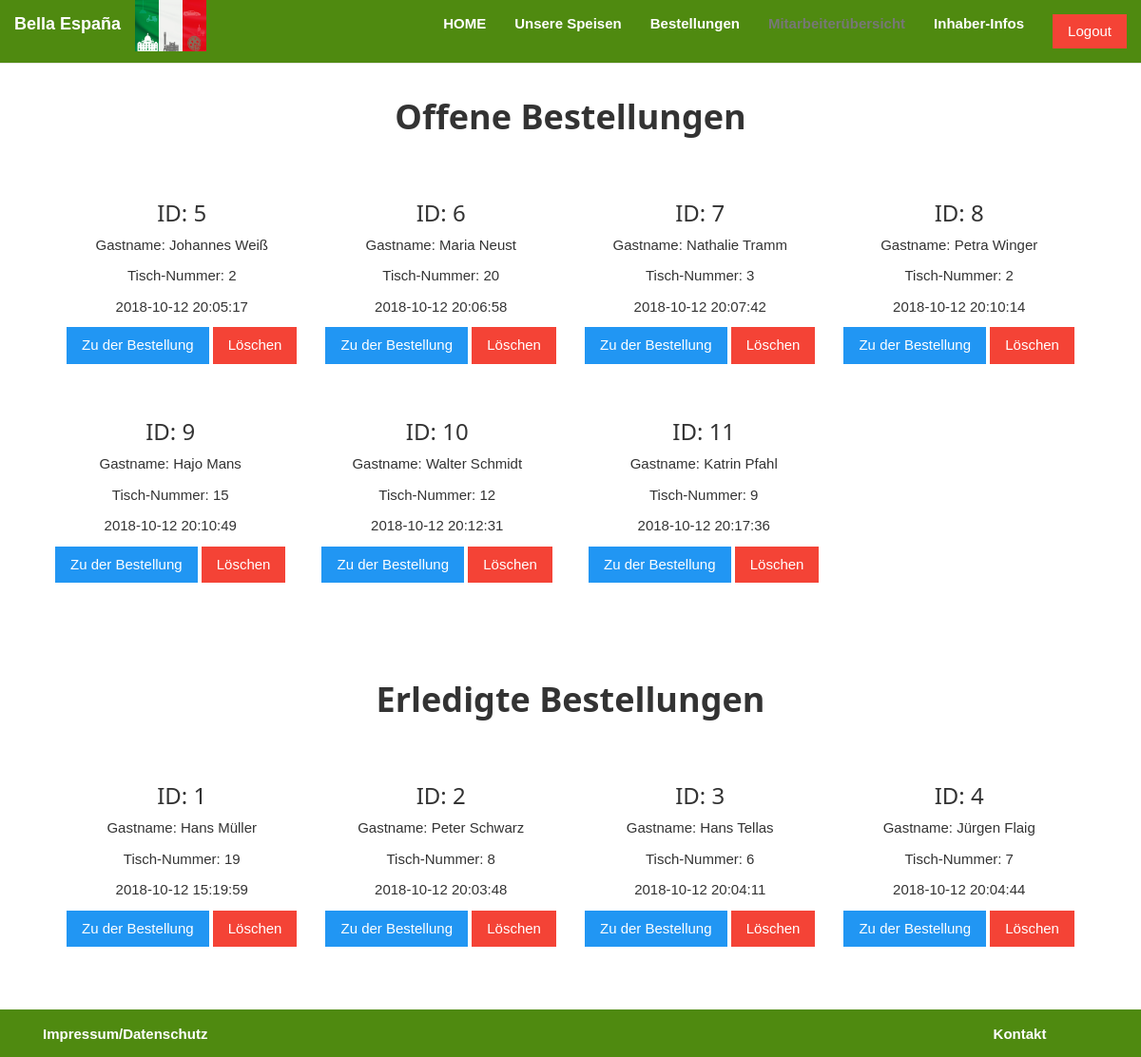
Page /src/Bestellungen.php (signed in) on the committed database.
### tables this page shows
CREATE TABLE `restaurant` (
  `restaurant_id` int(5) NOT NULL,
  `restaurant_name` varchar(100) NOT NULL
);

CREATE TABLE `bestellung` (
  `bestellung_id` int(5) NOT NULL,
  `restaurant_id` int(5) NOT NULL DEFAULT '1',
  `bestellung_datum` datetime NOT NULL,
  `bestellung_erledigt` tinyint(1) NOT NULL DEFAULT '0',
  `gast_id` int(5) NOT NULL,
  `bestellung_bewertung` int(5) DEFAULT NULL
);

CREATE TABLE `gaeste` (
  `id` int(5) NOT NULL,
  `name` varchar(100) NOT NULL,
  `tisch` int(5) NOT NULL,
  `raum_id` int(5) NOT NULL,
  `datum` datetime NOT NULL
);

### src/Bestellungen.php (the view, shortened to what this page needs)
<!DOCTYPE>
<html>
<head>
<link rel="stylesheet" href="..\css\bootstrap.min.css">
<link rel="stylesheet" href="..\css\style.css">
<link rel="stylesheet" href="..\css\w3.css">
</head>
<body id="Bestellungen" data-spy="scroll" data-target=".navbar"
	data-offset="50">
<?php
include 'Sicherheit.php';
include 'Funktionen.php';
getNavbar();
function printBestellungen($erledigt)
{
    $pdo = new PDO('mysql:host=localhost;dbname=restaurant_db;charset=utf8', 'root', '');
    $statement = $pdo->prepare("SELECT `bestellung_id`, `name`, `tisch`, `bestellung_datum`, `bestellung_erledigt` FROM `bestellung` INNER JOIN gaeste on gaeste.id = bestellung.gast_id WHERE `bestellung_erledigt` = :erledigt");
    $statement->execute(array(
        ":erledigt" => $erledigt
    ));
    $counter = 0;
    while ($bestellung = $statement->fetch()) {
        $bestellung_id = $bestellung['bestellung_id'];
        if ($counter % 4 == 0 && $counter != 0) {
            echo '</div><div class="w3-row-padding w3-padding-16 w3-center">';
        } else if ($counter % 4 == 0 && $counter == 0) {
            echo '<div class="w3-row-padding w3-padding-16 w3-center w3-margin">';
        }
        echo '<div class="w3-quarter">
                    <h3>ID: ', $bestellung['bestellung_id'], '</h3>
                    <p>Gastname: ', $bestellung['name'], '</p>
                     <p>Tisch-Nummer: ', $bestellung['tisch'], '</p>
                    <p>', $bestellung['bestellung_datum'], '</p>
                    <a href="BestellungDetails.php?bestellung_id=', $bestellung_id, '"><Button class="w3-button w3-blue">Zu der Bestellung</Button></a>
                    <Button class="w3-button w3-red" onclick="loeschen(', $bestellung_id, ')">L&ouml;schen</Button>
                    </div>';
        $counter ++;
    }
    if ($counter % 4 != 0) {
        echo '</div>';
    }
}
?>
<div id="bestellungen" class="container-fluid text-center w3-margin">
		<br> <br>
		<div class="w3-row-padding w3-padding-16 w3-center w3-margin">
			<h1>
				<b>Offene Bestellungen</b>
			</h1>
		</div>
<?php
printBestellungen(0);
?>
<div class="w3-row-padding w3-padding-16 w3-center w3-margin">
			<br> <br>
			<h1>
				<b>Erledigte Bestellungen</b>
			</h1>
		</div>
<?php
printBestellungen(1);
?>
	</div>
	<br>
	<br>
	<br>
</body>
<footer class="container-fluid md-12 text center navbar-fixed-bottom">
	<div class="col-md-2 navbar-text pull-left">
		<p>
			<a href="Impressum.php"><b>Impressum/Datenschutz</b></a>
		</p>
	</div>
	<div id="testDiv" class="col-md-7 navbar-text pull-left">
	</div>
	<div class="col-md-2 navbar-text pull-right">
		<p>
			<a href="Kontakt.php"><b>Kontakt</b></a>
		</p>
	</div>
</footer>
</html>

### src/Navbar.php (shortened to what this page needs)
<?php
function getNavbarMitarbeiter()
{
    ?>
<nav class="navbar navbar-default navbar-fixed-top">
	<div class="container-fluid">
		<div class="navbar-header">
			<a href="Startseite.php"><img alt="Logo" src="..\img\Logo.jpg"
				width="75px" height="54px"></a> <a id="restaurant-name"
				class="navbar-brand" href="Startseite.php"><b><?php echo getRestaurantName(); ?></b></a>
		</div>
		<div class="collapse navbar-collapse" id="myNavbar">
			<ul class="nav navbar-nav navbar-right white">
				<li><a id="Navbar_HomeM" href="Startseite.php"><b>HOME</b></a></li>
				<li><a id="Navbar_SpeisenM" href="Speisekarte.php"><b>Unsere Speisen</b></a></li>
				<li><a id="Navbar_BestellungenM" href="Bestellungen.php"><b>Bestellungen</b></a></li>
				<li><a id="Navbar_Mitarbeiterübersicht"
					href="Mitarbeiter&uuml;bersicht.php"><b>Mitarbeiter&uuml;bersicht</b></a></li>
				<li>
        <?php
    if ($_SESSION['mitarbeiter_benutzername'] === "russo_f") {
        echo '<li><a id="Inhaber_Infos" href="http://localhost/RestaurantJava/InhaberInhalt.jsp"><b>Inhaber-Infos</b></a></li>';
    }
    ?>
				<li><a href="Logout.php"><Button class="w3-button w3-red"
							onclick="logout()">Logout</Button></a></li>
			</ul>
		</div>
	</div>
</nav>
<?php
}
?>

### css/style.css (style rules this page uses)
body { margin: auto; background-color: #FFFFFF; }
#restaurant-name { color: #ffffff; }
#Home, #Navbar_HomeM, #Navbar_SpeisenM, #Navbar_BestellungenM, #Navbar_Mitarbeiter�bersicht, #Navbar_Warenkorb, #Navbar_Speisen, #Inhaber_Infos { color: #ffffff; }
.white { color: white; }
footer { position: fixed; bottom: 0 !important; background-color: #4F8A10; width:100%; height: 50px; text-align: center; color: white; }
.navbar { background-color: #4F8A10; color: white; }

### css/w3.css (style rules this page uses)
html { box-sizing:border-box }
*,*:before,*:after { box-sizing:inherit }
html { -ms-text-size-adjust:100%;-webkit-text-size-adjust:100% }
body { margin:0 }
article,aside,details,figcaption,figure,footer,header,main,menu,nav,section,summary { display:block }
a { background-color:transparent;-webkit-text-decoration-skip:objects }
img { border-style:none }
button,input,select,textarea { font:inherit;margin:0 }
button,input { overflow:visible }
button,select { text-transform:none }
button,html [type=button],[type=reset],[type=submit] { -webkit-appearance:button }
html,body { font-family:Verdana,sans-serif;font-size:15px;line-height:1.5 }
html { overflow-x:hidden }
h1 { font-size:36px }
h3 { font-size:24px }
h1,h2,h3,h4,h5,h6 { font-family:"Segoe UI",Arial,sans-serif;font-weight:400;margin:10px 0 }
img { vertical-align:middle }
a { color:inherit }
.w3-btn,.w3-button { border:none;display:inline-block;padding:8px 16px;vertical-align:middle;overflow:hidden;text-decoration:none;color:inherit;background-color:inherit;text-align:center;cursor:pointer;white-space:nowrap }
.w3-btn,.w3-button { -webkit-touch-callout:none;-webkit-user-select:none;-khtml-user-select:none;-moz-user-select:none;-ms-user-select:none;user-select:none }
.w3-container:after,.w3-container:before,.w3-panel:after,.w3-panel:before,.w3-row:after,.w3-row:before,.w3-row-padding:after,.w3-row-padding:before, .w3-cell-row:before,.w3-cell-row:after,.w3-clear:after,.w3-clear:before,.w3-bar:before,.w3-bar:after { content:"";display:table;clear:both }
.w3-col,.w3-half,.w3-third,.w3-twothird,.w3-threequarter,.w3-quarter { float:left;width:100% }
@media (min-width:601px) { .w3-col.m3,.w3-quarter { width:24.99999% } }
.w3-row-padding,.w3-row-padding>.w3-half,.w3-row-padding>.w3-third,.w3-row-padding>.w3-twothird,.w3-row-padding>.w3-threequarter,.w3-row-padding>.w3-quarter,.w3-row-padding>.w3-col { padding:0 8px }
.w3-center { text-align:center!important }
.w3-margin { margin:16px!important }
.w3-padding-16 { padding-top:16px!important;padding-bottom:16px!important }
.w3-blue,.w3-hover-blue:hover { color:#fff!important;background-color:#2196F3!important }
.w3-red,.w3-hover-red:hover { color:#fff!important;background-color:#f44336!important }

### rows in the picture
restaurant: restaurant_name "Bella España"
bestellung: bestellung_id "5", gaeste.name "Johannes Weiß", gaeste.tisch "2", bestellung_datum "2018-10-12 20:05:17"
bestellung: bestellung_id "6", gaeste.name "Maria Neust", gaeste.tisch "20", bestellung_datum "2018-10-12 20:06:58"
bestellung: bestellung_id "7", gaeste.name "Nathalie Tramm", gaeste.tisch "3", bestellung_datum "2018-10-12 20:07:42"
bestellung: bestellung_id "8", gaeste.name "Petra Winger", gaeste.tisch "2", bestellung_datum "2018-10-12 20:10:14"
bestellung: bestellung_id "9", gaeste.name "Hajo Mans", gaeste.tisch "15", bestellung_datum "2018-10-12 20:10:49"
bestellung: bestellung_id "10", gaeste.name "Walter Schmidt", gaeste.tisch "12", bestellung_datum "2018-10-12 20:12:31"
bestellung: bestellung_id "11", gaeste.name "Katrin Pfahl", gaeste.tisch "9", bestellung_datum "2018-10-12 20:17:36"
bestellung: bestellung_id "1", gaeste.name "Hans Müller", gaeste.tisch "19", bestellung_datum "2018-10-12 15:19:59"
bestellung: bestellung_id "2", gaeste.name "Peter Schwarz", gaeste.tisch "8", bestellung_datum "2018-10-12 20:03:48"
bestellung: bestellung_id "3", gaeste.name "Hans Tellas", gaeste.tisch "6", bestellung_datum "2018-10-12 20:04:11"
bestellung: bestellung_id "4", gaeste.name "Jürgen Flaig", gaeste.tisch "7", bestellung_datum "2018-10-12 20:04:44"
